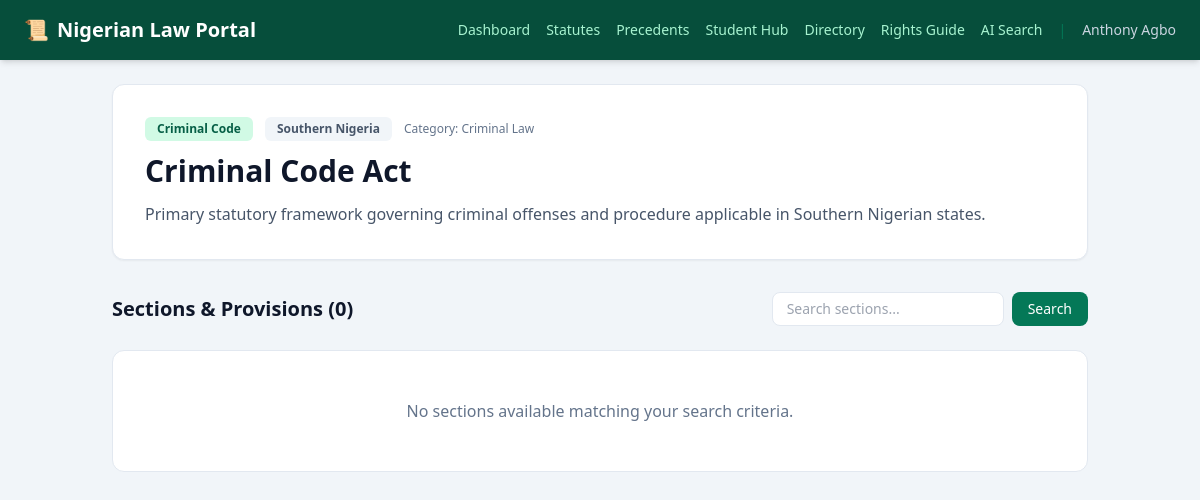
The app's page /laws/2 (signed in) with its own data.
### app.py (models this page shows, shortened)
class User(UserMixin, db.Model):
    id = db.Column(db.Integer, primary_key=True)
    full_name = db.Column(db.String(100), nullable=False)
    email = db.Column(db.String(120), unique=True, nullable=False)
    password_hash = db.Column(db.String(256), nullable=False)

class Statute(db.Model):
    id = db.Column(db.Integer, primary_key=True)
    title = db.Column(db.String(255), nullable=False)       # e.g. "Constitution of the Federal Republic of Nigeria 1999"
    abbreviation = db.Column(db.String(20), nullable=False)   # e.g. "CFRN 1999"
    category = db.Column(db.String(100), nullable=False)   # e.g. "Constitutional Law", "Criminal Law"
    jurisdiction = db.Column(db.String(50), default="Federal") # Federal, Northern Nigeria, Southern Nigeria
    description = db.Column(db.Text, nullable=False)

### app.py (the view)
@app.route("/laws/<int:statute_id>")
@login_required
def statute_detail(statute_id):
    statute = db.session.get(Statute, statute_id)
    if not statute:
        flash("Statute not found.", "warning")
        return redirect(url_for("laws_directory"))
    section_query = request.args.get("q", "").strip()
    sections_query = StatuteSection.query.filter_by(statute_id=statute.id)
    if section_query:
        sections_query = sections_query.filter(
            (StatuteSection.section_number.ilike(f"%{section_query}%")) |
            (StatuteSection.title.ilike(f"%{section_query}%")) |
            (StatuteSection.content.ilike(f"%{section_query}%"))
        )
    sections = sections_query.all()
    return render_template(
        "statute_detail.html",
        statute=statute,
        sections=sections,
        section_query=section_query
    )

### app.py (called while the page is built)
@login_manager.user_loader
def load_user(user_id):
    return db.session.get(User, int(user_id))

### templates/statute_detail.html (shortened to what this page needs)
<!DOCTYPE html>
<html lang="en">
<head>
    <script src="https://cdn.tailwindcss.com"></script>
</head>
<body class="bg-slate-100 font-sans text-slate-800 min-h-screen">
    <nav class="bg-emerald-900 text-white p-4 shadow-md sticky top-0 z-50">
        <div class="max-w-6xl mx-auto flex justify-between items-center">
            <a href="/dashboard" class="text-xl font-bold flex items-center gap-2">
                <span>📜</span> Nigerian Law Portal
            </a>
            <div class="flex items-center gap-4 text-sm overflow-x-auto">
                <a href="/dashboard" class="text-emerald-200 hover:text-white transition-colors">Dashboard</a>
                <a href="/laws" class="text-emerald-200 hover:text-white transition-colors">Statutes</a>
                <a href="/cases" class="text-emerald-200 hover:text-white transition-colors">Precedents</a>
                <a href="/student-hub" class="text-emerald-200 hover:text-white transition-colors">Student Hub</a>
                <a href="/directory" class="text-emerald-200 hover:text-white transition-colors">Directory</a>
                <a href="/rights-guide" class="text-emerald-200 hover:text-white transition-colors">Rights Guide</a>
                <a href="/ai-search" class="text-emerald-200 hover:text-white transition-colors">AI Search</a>
                <span class="text-emerald-700 hidden sm:inline">|</span>
                <span class="text-slate-300 hidden md:inline">{{ current_user.full_name }}</span>
            </div>
        </div>
    </nav>
    <main class="max-w-5xl mx-auto p-6">
        <div class="bg-white rounded-xl shadow-sm border border-slate-200 p-8 mb-8">
            <div class="flex items-center gap-3 mb-3 flex-wrap">
                <span class="bg-emerald-100 text-emerald-800 text-xs font-bold px-3 py-1 rounded-md">
                    {{ statute.abbreviation }}
                </span>
                <span class="bg-slate-100 text-slate-600 text-xs font-semibold px-3 py-1 rounded-md">
                    {{ statute.jurisdiction }}
                </span>
                <span class="text-xs text-slate-500 font-medium">
                    Category: {{ statute.category }}
                </span>
            </div>
            <h1 class="text-2xl md:text-3xl font-bold text-slate-900 leading-tight mb-3">
                {{ statute.title }}
            </h1>
            <p class="text-slate-600 leading-relaxed">
                {{ statute.description }}
            </p>
        </div>
        <div class="flex justify-between items-center mb-6">
            <h2 class="text-xl font-bold text-slate-900">
                Sections & Provisions ({{ sections|length }})
            </h2>
            <form action="/laws/{{ statute.id }}" method="GET" class="flex gap-2">
                <input type="text" name="q" value="{{ section_query }}"
                    placeholder="Search sections..."
                    class="px-3.5 py-1.5 border border-slate-200 rounded-lg focus:ring-2 focus:ring-emerald-500 outline-none text-sm bg-white">
                <button type="submit" class="bg-emerald-700 hover:bg-emerald-800 text-white px-4 py-1.5 rounded-lg text-sm font-medium transition-colors">
                    Search
                </button>
            </form>
        </div>
        {% if sections %}
            <div class="space-y-4">
                {% for section in sections %}
                    <div class="bg-white rounded-xl shadow-sm border border-slate-200 p-6 hover:border-emerald-300 transition-colors">
                        <div class="flex items-center justify-between mb-2">
                            <span class="text-sm font-bold text-emerald-800 bg-emerald-50 border border-emerald-200 px-2.5 py-0.5 rounded">
                                {{ section.section_number }}
                            </span>
                            {% if section.title %}
                                <h3 class="text-base font-bold text-slate-900 flex-1 ml-3">
                                    {{ section.title }}
                                </h3>
                            {% endif %}
                        </div>
                        <p class="text-slate-700 text-sm leading-relaxed mt-3 whitespace-pre-line">
                            {{ section.content }}
                        </p>
                        {% if section.cases %}
                            <div class="mt-4 pt-4 border-t border-slate-100">
                                <h4 class="text-xs font-bold text-slate-500 uppercase tracking-wider mb-2 flex items-center gap-1">
                                    <span>⚖️</span> Judicial Precedents & Decided Cases
                                </h4>
                                <div class="space-y-2">
                                    {% for case in section.cases %}
                                        <div class="bg-slate-50 p-3 rounded-lg border border-slate-200 text-xs">
                                            <div class="flex justify-between items-center">
                                                <span class="font-bold text-slate-900">{{ case.title }}</span>
                                                <span class="text-emerald-800 font-semibold">{{ case.citation }}</span>
                                            </div>
                                            <p class="text-slate-600 mt-1 italic"><strong>Ratio:</strong> {{ case.ratio_decidendi }}</p>
                                        </div>
                                    {% endfor %}
                                </div>
                            </div>
                        {% endif %}
                        <div class="mt-4 pt-3 border-t border-slate-100 flex justify-end gap-2">
                            <form action="/ai-search" method="POST" class="inline">
                                <input type="hidden" name="user_query" value="Explain {{ statute.abbreviation }} {{ section.section_number }} ({{ section.title or '' }}) and its real-world application in Nigeria.">
                                <input type="hidden" name="mode" value="legal">
                                <button type="submit" class="text-xs bg-emerald-50 hover:bg-emerald-100 text-emerald-800 font-semibold px-3 py-1.5 rounded-lg border border-emerald-200 transition-colors flex items-center gap-1">
                                    <span>🤖</span> AI Legal Analysis
                                </button>
                            </form>
                            <form action="/ai-search" method="POST" class="inline">
                                <input type="hidden" name="user_query" value="Explain {{ statute.abbreviation }} {{ section.section_number }} in simple, plain English for a citizen.">
                                <input type="hidden" name="mode" value="plain_english">
                                <button type="submit" class="text-xs bg-slate-50 hover:bg-slate-100 text-slate-700 font-semibold px-3 py-1.5 rounded-lg border border-slate-200 transition-colors flex items-center gap-1">
                                    <span>🛡️</span> Plain English Guide
                                </button>
                            </form>
                        </div>
                    </div>
                {% endfor %}
            </div>
        {% else %}
            <div class="bg-white rounded-xl border border-slate-200 p-12 text-center">
                <p class="text-slate-500 font-medium">No sections available matching your search criteria.</p>
            </div>
        {% endif %}
    </main>
</body>
</html>

### records on screen
User: full_name "Anthony Agbo"
Statute: abbreviation "Criminal Code", jurisdiction "Southern Nigeria", category "Criminal Law", title "Criminal Code Act", description "Primary statutory framework governing criminal offenses and procedure applicable in Southern Nigerian states."

### other values on screen
{{ sections|length }} "0"
